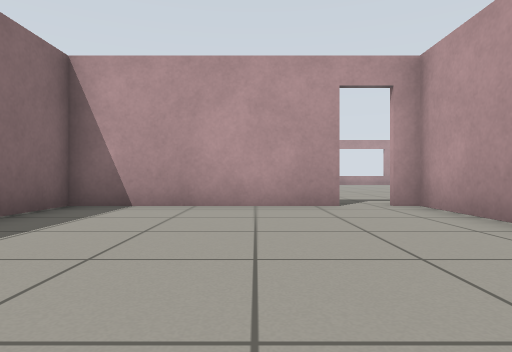
[1] (above)

18 first-person views from a walk through a world built for the Gazebo simulator. The camera is 0.5 m above the floor, looks level and sees 75° across. The floor is counted in squares, 1 m on a side. Each view is taken from the middle of a square. On the plan, view 1 faces up. The plan holds only what a view shows up to about 9 squares ahead; the rest is blank.

[2]
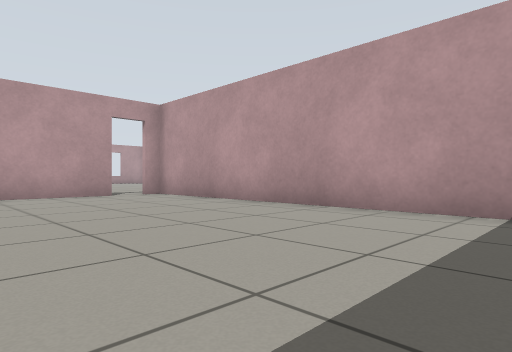

[3]
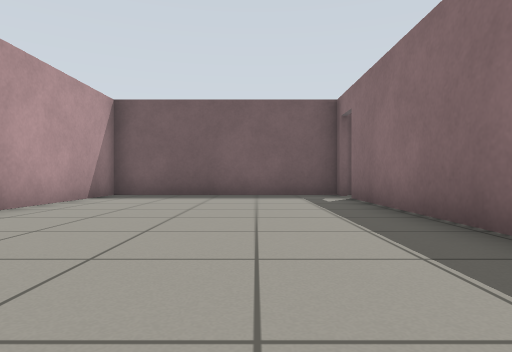

[4]
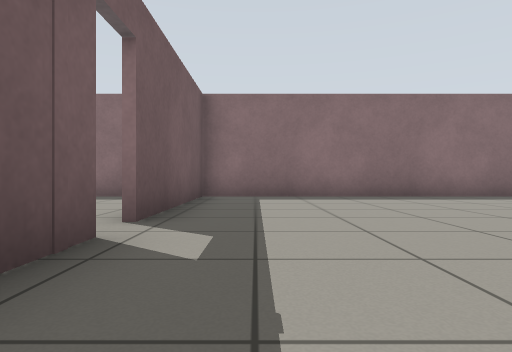

[5]
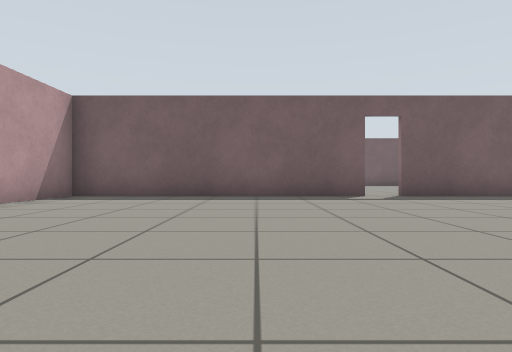

[6]
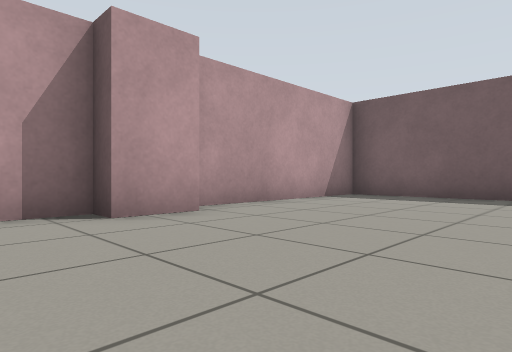

[7]
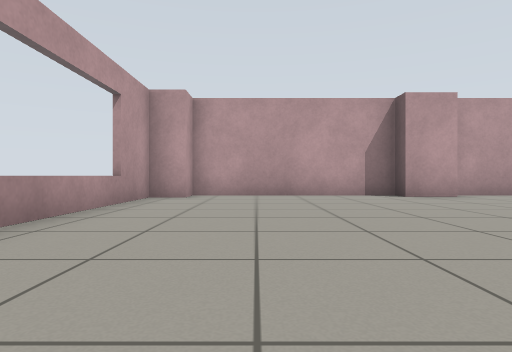

[8]
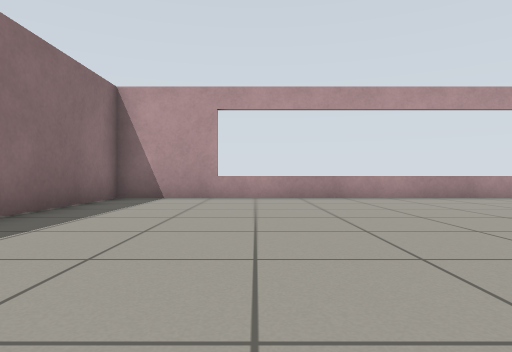

[9]
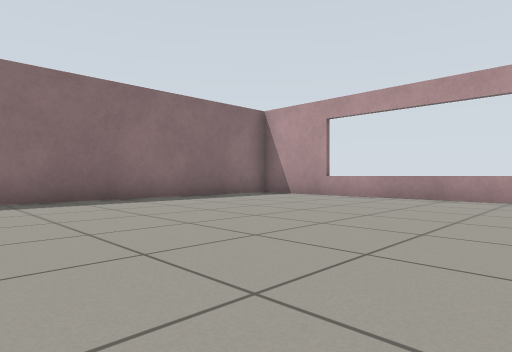

[10]
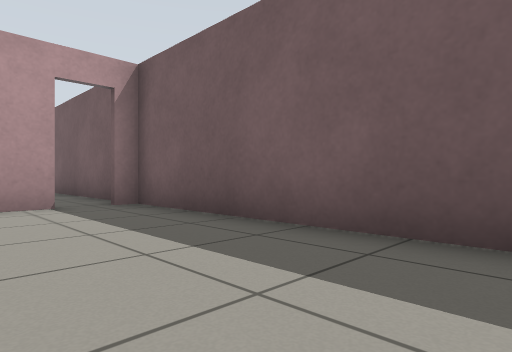

[11]
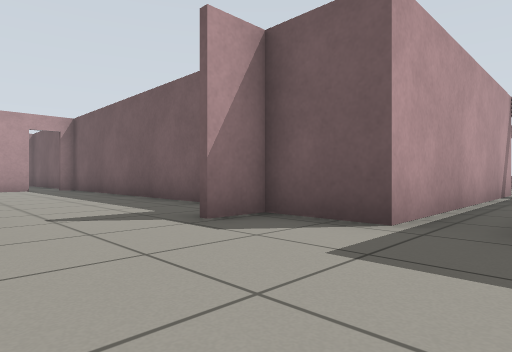

[12]
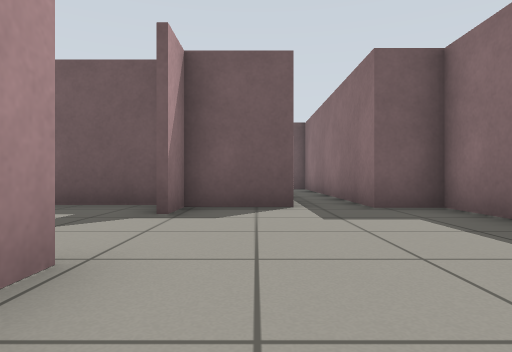

[13]
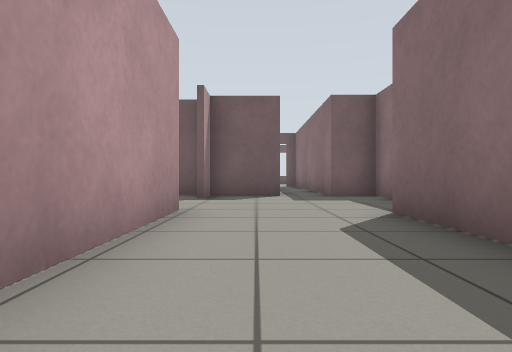

[14]
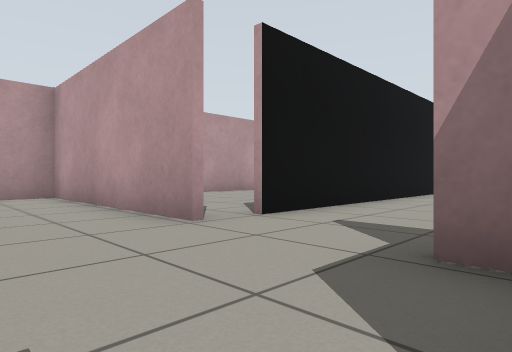

[15]
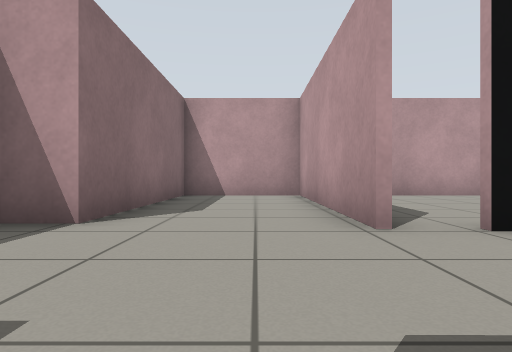

[16]
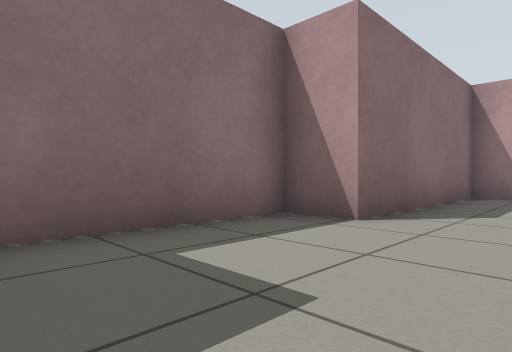

[17]
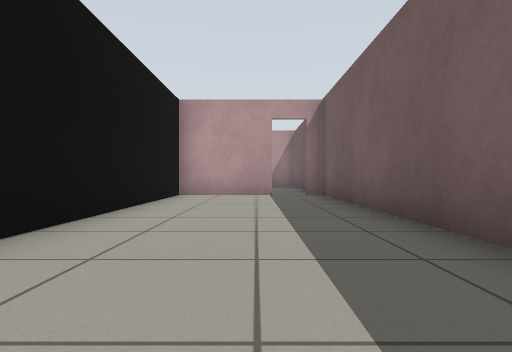

[18]
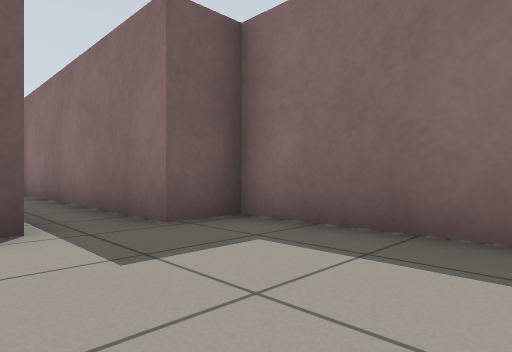

### Floor plan
Ten units are one square. View 1 is at (0, 0); x grows to the right and y downward. Boxes are objects, and circles mark ways between rooms. Rooms are numbered by the first view taken in them; rooms with no view inside come last. Other rooms are left out.
<svg viewBox="-174 -190 275 305">
<path fill="none" stroke="#000" d="M15 -56 -31 -56M-31 32 -31 37 27 37 27 -56 22 -56M-31 -61 -31 24M90 -111 90 -124 96 -124 96 -176 87 -176 87 -185 -31 -185 -31 -61M22 -57 96 -57 96 -109M-31 -57 15 -57M-125 37 -33 37 -33 32M-129 -1 -129 -56 -159 -56 -159 -5 -169 -5 -169 33 -159 33 -159 104M-33 25 -33 0 -119 0M-146 106 -146 33 -129 33 -129 22"/>
<circle cx="20" cy="-60" r="3" fill="#2a7"/>
<circle cx="-30" cy="30" r="3" fill="#2a7"/>
<text x="0" y="-10">1</text>
<text x="40" y="-120">2</text>
<text x="-120" y="20">3</text>
</svg>
Room 1 opens to room 2. Room 1 opens to room 3.

Where each view was taken, in squares from view 1:
view 1: 0 up, 0 right, facing up
view 2: 3 down, 2 left, facing up-right
view 3: 5 up, 1 left, facing down
view 4: 7 up, 5 right, facing left
view 5: 14 up, 5 right, facing down
view 6: 14 up, 5 right, facing down-right
view 7: 16 up, 1 right, facing right
view 8: 11 up, 0 right, facing up
view 9: 11 up, 4 right, facing up-left
view 10: 1 down, 9 left, facing down-right
view 11: 0 up, 16 left, facing down-right
view 12: 2 up, 14 left, facing down
view 13: 5 up, 14 left, facing down
view 14: 3 down, 15 left, facing up-right
view 15: 3 down, 14 left, facing up
view 16: 3 down, 14 left, facing up-left
view 17: 2 down, 12 left, facing right
view 18: 0 up, 14 left, facing down-left
